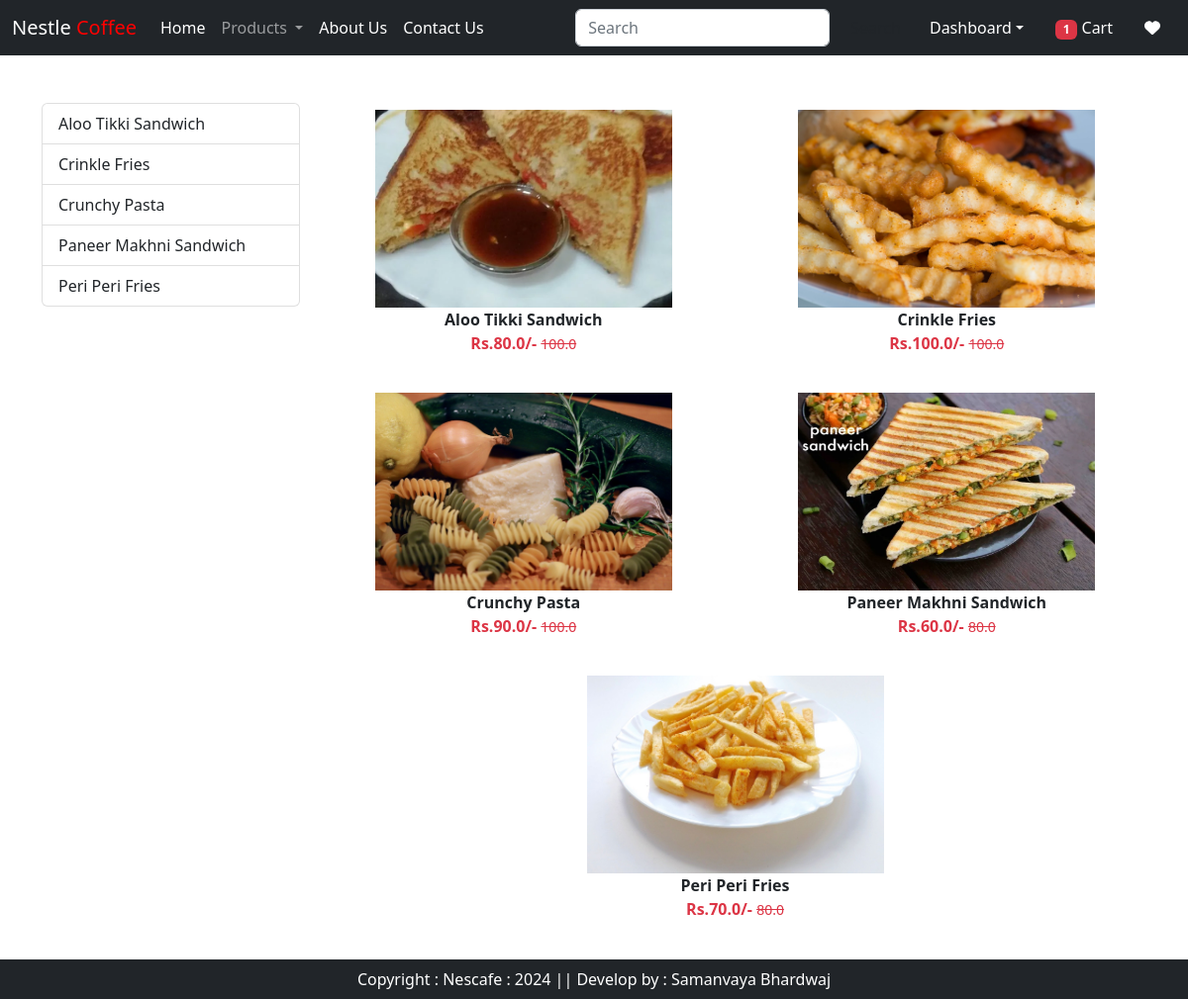
Screenshot of /category/SN (signed in) with the database file from the repository.
### app/models.py (models this page shows, shortened)
class Product(models.Model):
    title = models.CharField(max_length=100)
    selling_price = models.FloatField()
    discounted_price = models.FloatField()
    description = models.TextField()
    composition = models.TextField(default='')
    prodapp = models.TextField(default='')
    category = models.CharField(choices=CATEGORY_CHOICES, max_length=2)
    product_image = models.ImageField(upload_to='product')

### app/views.py (the view)
# urls.py: path("category/<slug:val>", views.CategoryView.as_view(),name="category"),
@method_decorator(login_required,name='dispatch')
class CategoryView(View):
    def get(self,request,val):
        totalitem = 0
        wishitem=0
        if request.user.is_authenticated:
            totalitem = len(Cart.objects.filter(user=request.user))
            wishitem = len(Wishlist.objects.filter(user=request.user))
        product = Product.objects.filter(category=val)
        title = Product.objects.filter(category=val).values('title')
        return render(request,"app/category.html",locals())

### app/templates/app/category.html (shortened to what this page needs)
{% extends 'app/base.html' %}
{% load static %}
{% block main-content %}
    <div class="container my-5">
        <div class="row">
            <div class="col-sm-3">
                <div class="list-group">
                    {% for val in title %}
                        <a href="{% url 'category-title' val.title %}" class="list-group-item list-group-item-action" aria-current="true">{{val.title}}</a>
                    {% endfor %}
                </div>
            </div>
            <div class="col-sm-9">
                <div class="row">
                    {% for prod in product %}
                        <div class="col text-center mb-4">
                            <a href="{% url 'product-detail' prod.id %}" class="btn">
                            <div>
                                <img src="{{prod.product_image.url}}" width="300px" height="200px" />
                                <div class="fw-bold">{{prod.title}}</div>
                                <div class="fw-bold text-danger">
                                    Rs.{{prod.discounted_price}}/-
                                    <small class="fw-light text-decoration-line-through">{{prod.selling_price}}</small>
                                </div>
                            </div>
                            </a>
                        </div>
                    {% endfor %}
                </div>
            </div>
        </div>
    </div>
{% endblock main-content %}

### app/templates/app/base.html (shortened to what this page needs)
<!DOCTYPE html>
{% load static %}
<html lang="en">
<head>
    <link href="https://cdn.jsdelivr.net/npm/bootstrap@5.2.2/dist/css/bootstrap.min.css" rel="stylesheet">
    <link rel="stylesheet" href="{% static 'app/css/owl.carousel.min.css' %}" />
    <link rel="stylesheet" href="{% static 'app/css/all.min.css' %}" />
    <link rel="stylesheet" href="{% static 'app/css/style.css' %}" />
</head>
<body>
    <nav class="navbar navbar-expand-lg navbar-dark bg-dark">
        <div class="container-fluid">
        <a class="navbar-brand" href="/">Nestle <span style="color: red;">Coffee</span></a>
          <div class="collapse navbar-collapse" id="navbarSupportedContent">
            <ul class="navbar-nav me-auto mb-2 mb-lg-0">
              {% if request.user.is_authenticated %}
              <li class="nav-item">
                <a class="nav-link active" aria-current="page" href="/">Home</a>
              </li>
              <li class="nav-item dropdown">
                <a class="nav-link dropdown-toggle" href="#" role="button" data-bs-toggle="dropdown" aria-expanded="false">
                  Products
                </a>
              </li>
              <li class="nav-item">
                <a class="nav-link text-white" href="{% url 'about' %}">About Us</a>
              </li>
              <li class="nav-item">
                <a class="nav-link text-white" href="{% url 'contact' %}">Contact Us</a>
              </li>
            </ul>
            <form class="d-flex" role="search" action="/search">
              <input class="form-control me-2" type="search" placeholder="Search" name="search"  aria-label="Search">
              <button class="btn btn-outline-dark" type="submit">Search</button>
            </form>
          </div>
          <ul class="navbar-nav me-auto mb-2 mb-lg-0">
            <li class="nav-item dropdown mx-2">
                <a class="nav-link dropdown-toggle text-white" href="#" id="profileDropdown" role="button" data-bs-toggle="dropdown" aria-expanded="false">Dashboard</a>
            </li>
            <li class="nav-item mx-2">
                <a href="{% url 'showcart' %}" class="nav-link text-white"><span class="badge bg-danger">{% if totalitem > 0 %} {{totalitem}} {% endif %}</span> Cart</a>
            </li>
            <li class="nav-item mx-2">
                <a href="{% url 'showwishlist' %}" class="nav-link text-white">  <i class="fa fa-heart"></i></a>
            </li>
            {% endif %}
          </ul>
        </div>
      </nav>
      {% block main-content %}{% endblock main-content %}
      <footer class="container-fluid fixed-bottom text-white text-center p-2 mt-5 bg-dark">
        Copyright : Nescafe : 2024 || Develop by : Samanvaya Bhardwaj
      </footer>
</body>
</html>

### rows the page displays
Product: product_image (picture), title "Aloo Tikki Sandwich", discounted_price "80.0", selling_price "100.0"
Product: product_image (picture), title "Crinkle Fries", discounted_price "100.0", selling_price "100.0"
Product: product_image (picture), title "Crunchy Pasta", discounted_price "90.0", selling_price "100.0"
Product: product_image (picture), title "Paneer Makhni Sandwich", discounted_price "60.0", selling_price "80.0"
Product: product_image (picture), title "Peri Peri Fries", discounted_price "70.0", selling_price "80.0"

### other values shown
{{ totalitem }} "1"
{{ val.title }} "Aloo Tikki Sandwich" "Crinkle Fries" "Crunchy Pasta" "Paneer Makhni Sandwich" "Peri Peri Fries"
